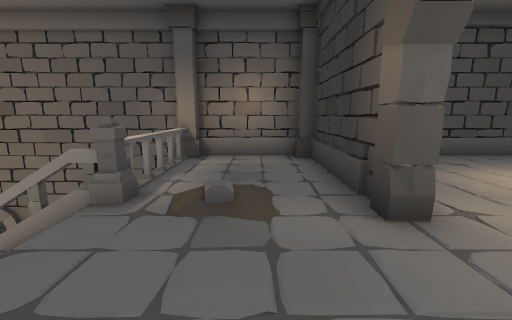
View 1 (above)

16 first-person views from a walk through a 3-D level made in the Unity game engine. The camera is 1.2 m above the floor, tilts 10° down and sees 90° across. Doors are open. The floor is counted in squares, 1 m on a side. Each view is taken from the middle of a square. On the plan, view 1 faces up. The plan holds only what a view shows up to about 12 squares ahead; the rest is blank. The place goes on beyond the plan.

View 2
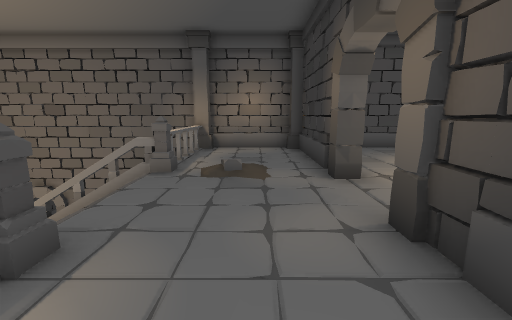

View 3
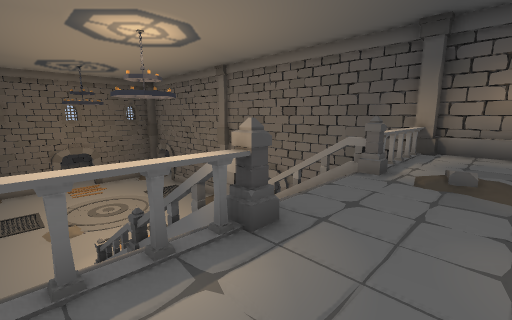

View 4
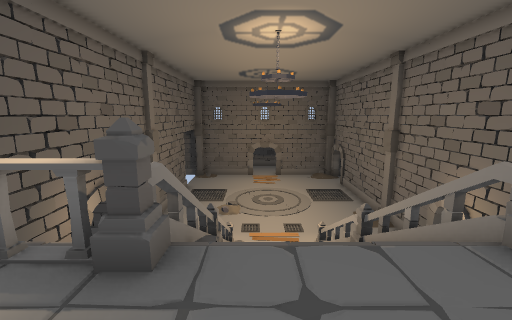

View 5
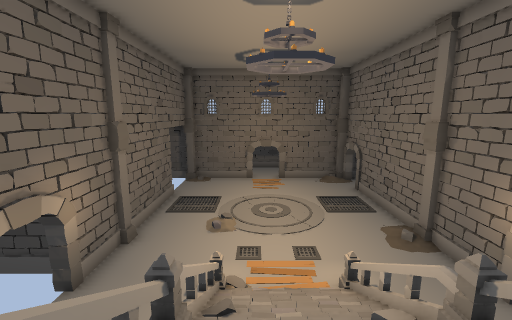

View 6
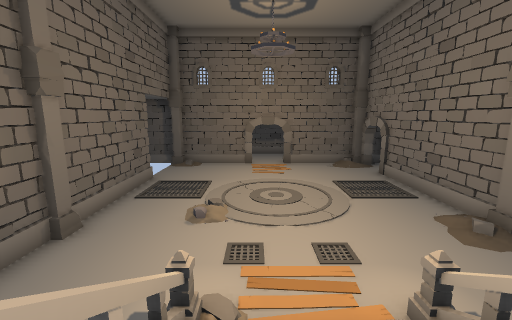

View 7
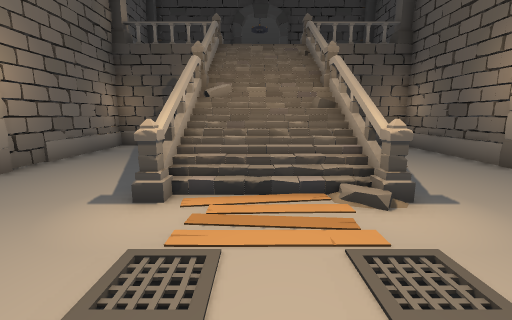

View 8
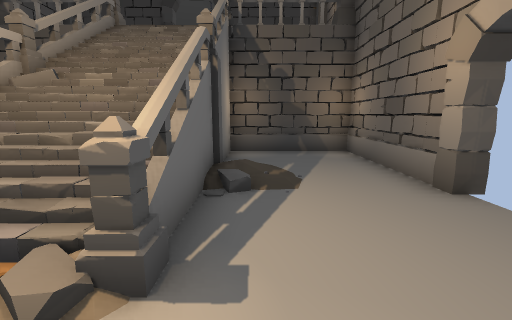

View 9
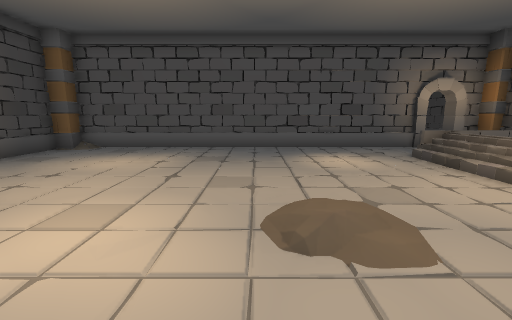

View 10
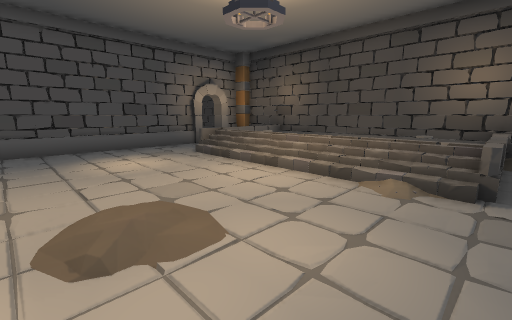

View 11
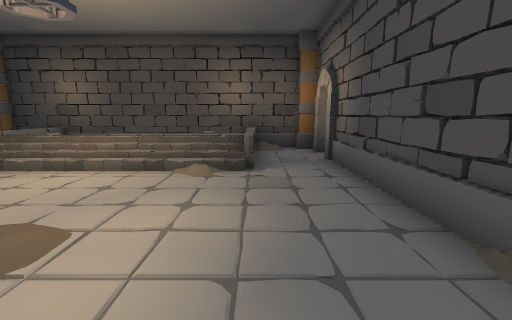

View 12
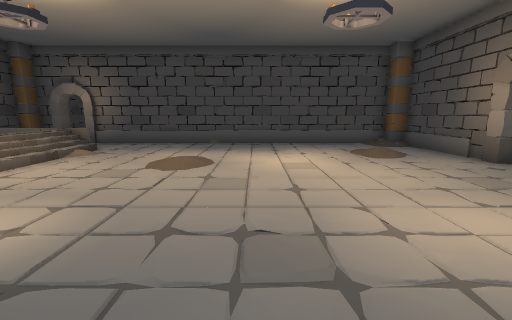

View 13
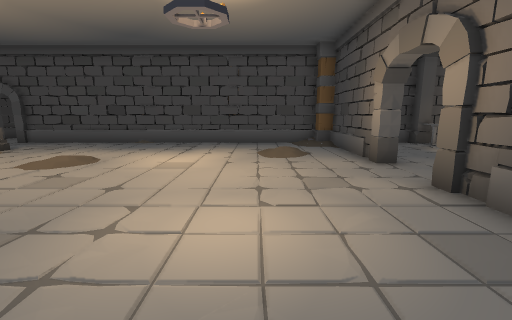

View 14
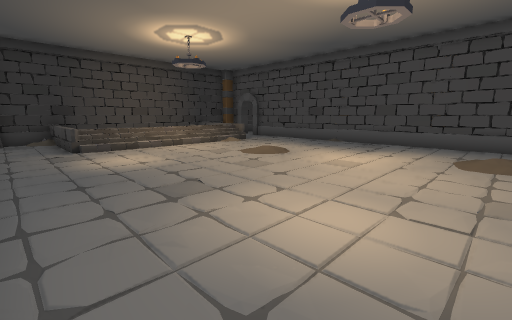

View 15
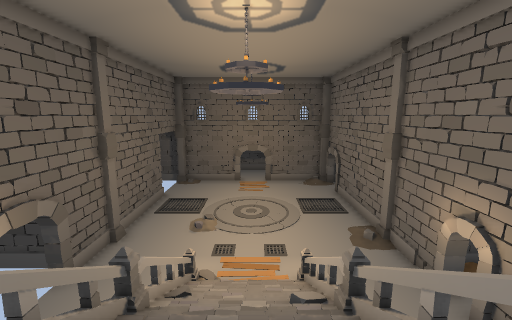

View 16
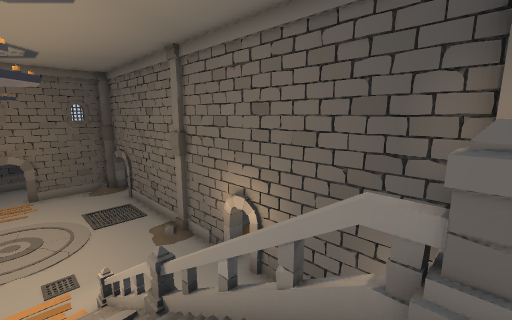

### Floor plan
Key: @ floor where view 1 was taken; # wall or solid block; x gap in a wall; . main floor; : floor 0.25 m higher than the main floor; - floor 3.75 m lower than the main floor; _ floor 4 m lower than the main floor; < floor 4.75 m lower than the main floor; / step, stairs or slope; D open door; = window, fence, low wall or low ledge; v drop or lower ground; C column; O other object.
Columns run from 18 left of view 1 to 18 right of it. Each row starts with its distance up from view 1.
 10         #
  9         #
  8   ####C##x_#################CDD##x #
  7 ## __ -_________#..CC..............CC
  6  v_____________ #...#...............#
  5  v___________   #...#.........../vv=#
  4  ________#x=#xx=#/..#.........../v  #
  3      __<_//=#/////..#.........../v  #
  2      ____////// ................/v  #
  1      __<_///////................/v  #
  0      ____xx=##xO#.@.#.........../vv #
 -1  __________/ /__#...#.:........./vv #
 -2  v______________#.. #...........====#
 -3  v______________#.  #...............#
 -4 ##########_########CC################
 -5         ## #

Positions as (right, up) in squares from view 1, and headings:
1: (0, 0), facing up
2: (0, -2), facing up
3: (0, -2), facing up-left
4: (0, 1), facing left
5: (-3, 1), facing left
6: (-6, 1), facing left
7: (-13, 2), facing right
8: (-11, -1), facing right
9: (9, -2), facing up
10: (9, -2), facing up-right
11: (8, -2), facing right
12: (8, 7), facing down
13: (5, 7), facing down
14: (4, 7), facing down-right
15: (-2, 2), facing left
16: (-2, 2), facing up-left
